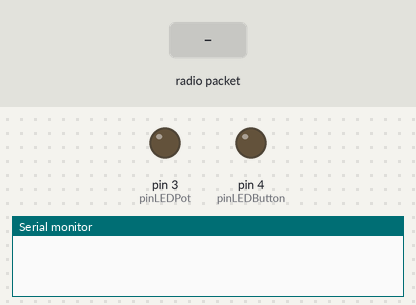
The sketch below on a simulated Arduino Uno, built with avr-gcc and run on an emulated ATmega328P. On the bench: output pins drawn as LEDs (lit = HIGH), the last lines printed to the serial monitor. The test bench sets the inputs (shaded band). No radio packets arrive unless stated.

Above: at 1.2 s.
1.3 s: radio packet "1" arrives
At 2.3 s:
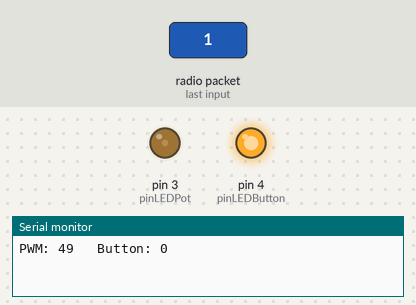
2.8 s: radio packet "0" arrives
At 3.5 s:
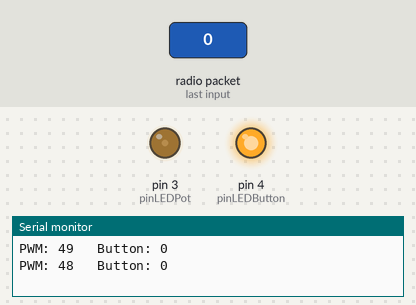
Timing chart, 0 to 5.8 s (numbered marks = the images above; inputs shaded):
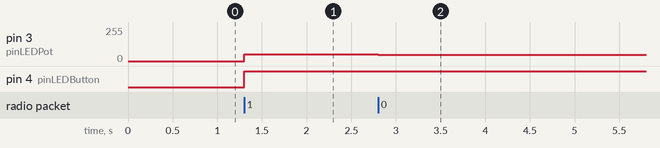

Measured:
- after the input at 1.3 s, pin 3 (pinLEDPot): 0/255 → 49/255 at once; pin 4 (pinLEDButton): LOW → HIGH at once
- after the input at 2.8 s, pin 3 (pinLEDPot): 49/255 → 48/255 at once

The sketch:

recep-433.ino
```cpp
/* ========== RECEPTOR ===============
   Autor: Marlon Nardi Walendorff
   Data: 28/11/2020
   Projeto: Comunicação entre dois Arduinos sem fio utilizando módulos RF 433Mhz
*/

//==== Inclusão de bibliotecas ====//
#include <VirtualWire.h>

//==== Mapemamento de Hardware e constantes =====//
#define pinLEDPot 3
#define pinLEDButton 4

//===== Variáveis globais ========//
byte message[VW_MAX_MESSAGE_LEN]; // Um buffer para armazenar as mensagens
byte messageLength = VW_MAX_MESSAGE_LEN; // Tamanho máximo das mensagens recebidas


void setup()
{
  //Inicia comunicação serialcom velocidade de 9600 BPS
  Serial.begin(9600);

  //Entradas/Saídas digitais
  pinMode(pinLEDPot, OUTPUT);
  pinMode(pinLEDButton, OUTPUT);

  vw_set_rx_pin(2); //Seleciona o pino para recepção dos dados
  vw_setup(4000);   //Velocidade de comunicação em BPS
  vw_rx_start();    //Começa a receber os dados

}//endSetup

void loop()
{
  if (vw_get_message(message, &messageLength))// Se houver dados para receber
  {

    analogWrite(pinLEDPot, message[0]);// Controle PWM no pino pinLEDPot

    if (message[1] == 1)// Se o segundo byte do vetor message for igual a um...
    {
      digitalWrite(pinLEDButton, LOW);// Desliga o LED no pino pinLEDButton
    }
    else
      {
      digitalWrite(pinLEDButton, HIGH);// Liga o LED no pino pinLEDButton
      }

    Serial.print("PWM: ");
    Serial.print(message[0]);
    Serial.print("   Button: ");
    Serial.println(message[1]);
  }

}//endLoop
```
